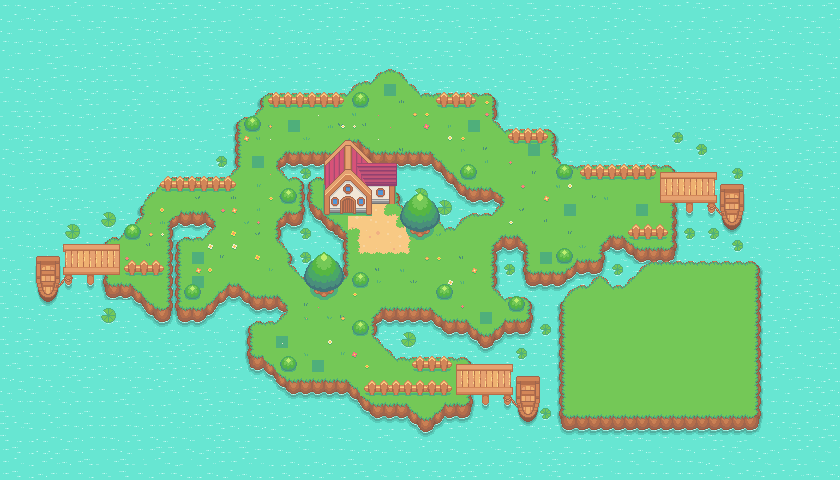

A 2D game scene composited from a Tiled map and its tileset images. What follows is a short description and the map's XML, with each tile layer's data collapsed to a summary:
An orthogonal 70x40 tile map with 12x12 px tiles, 9 tile layers (Water, island2, island, buildings, ...), 3 hidden layers not drawn, 2 tilesets.

<map version="1.10" tiledversion="1.11.0" orientation="orthogonal" renderorder="right-down" width="70" height="40" tilewidth="12" tileheight="12" infinite="0" nextlayerid="16" nextobjectid="1">
 <tileset firstgid="1" source="collisionTileset.tsx" />
 <tileset firstgid="2" source="pokemonStyleGameTileset.tsx" />
 <layer id="1" name="Water" width="70" height="40">
  <data>[2800 cells, 2800 non-empty, 9 distinct tile ids]</data>
 </layer>
 <layer id="6" name="island2" width="70" height="40">
  <data>[2800 cells, 74 non-empty, 25 distinct tile ids]</data>
 </layer>
 <layer id="2" name="island" width="70" height="40">
  <data>[2800 cells, 1129 non-empty, 127 distinct tile ids]</data>
 </layer>
 <layer id="7" name="buildings" width="70" height="40">
  <data>[2800 cells, 262 non-empty, 116 distinct tile ids]</data>
 </layer>
 <layer id="9" name="decor" width="70" height="40">
  <data>[2800 cells, 25 non-empty, 14 distinct tile ids]</data>
 </layer>
 <layer id="8" name="decor2" width="70" height="40">
  <data>[2800 cells, 141 non-empty, 20 distinct tile ids]</data>
 </layer>
 <layer id="11" name="decor3" width="70" height="40">
  <data>[2800 cells, 60 non-empty, 31 distinct tile ids]</data>
 </layer>
 <layer id="10" name="battlezone" width="70" height="40">
  <data>[2800 cells, 13 non-empty, 1 distinct tile ids]</data>
 </layer>
 <layer id="12" name="decor4" width="70" height="40">
  <data>[2800 cells, 127 non-empty, 38 distinct tile ids]</data>
 </layer>
 <layer id="13" name="collision" width="70" height="40" visible="0">
  <data>[2800 cells, 291 non-empty, 1 distinct tile ids]</data>
 </layer>
 <layer id="15" name="battlezones" width="70" height="40" visible="0">
  <data>[2800 cells, 13 non-empty, 1 distinct tile ids]</data>
 </layer>
 <layer id="14" name="доп слой" width="70" height="40" visible="0">
  <data>[2800 cells, 16 non-empty, 4 distinct tile ids]</data>
 </layer>
</map>
